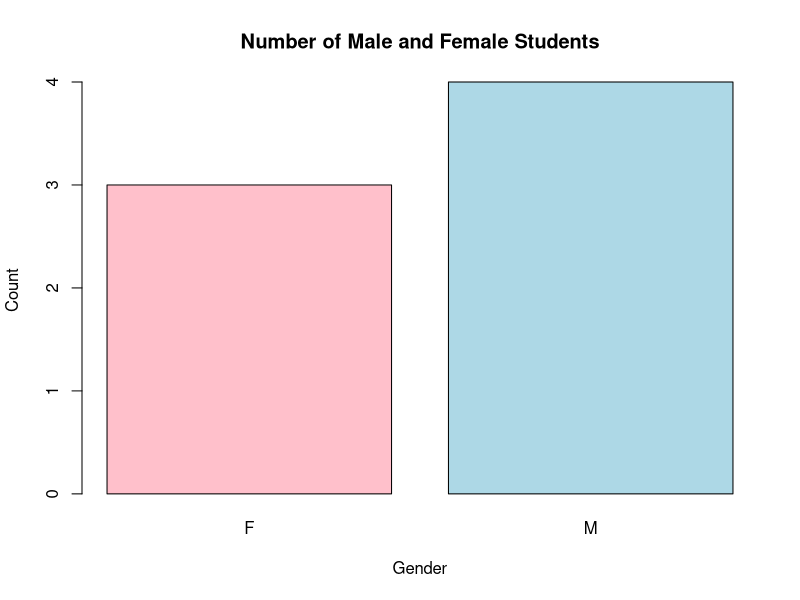
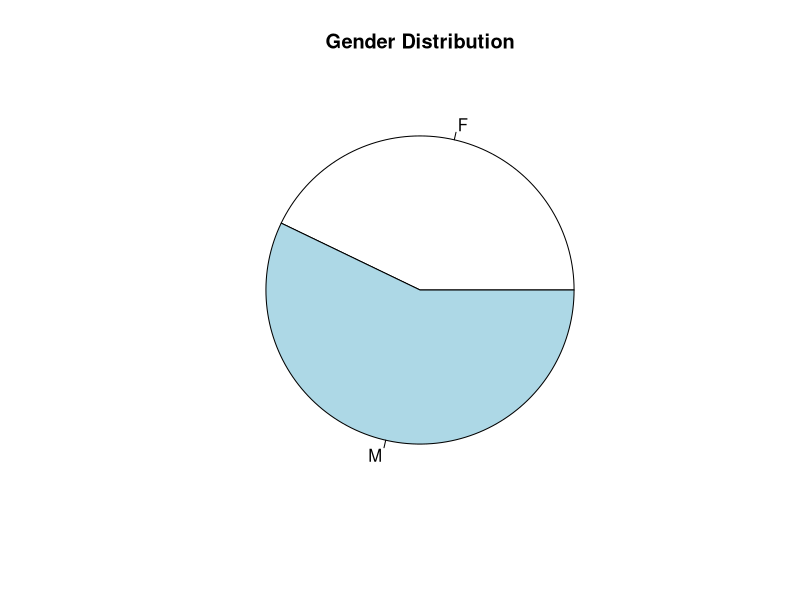

Write R code to recreate these figures, in order.
student <- data.frame(
  Student = c("A","B","C","D","F","G","H"),
  Grade = c(5,5,4,4,5,4,4),
  Age = c(10,11,9,10,10,9,10),
  Sex = c("M","M","F","F","M","M","F"),
  Height = c(137,140,120,140,135,130,140),
  Calories = c(2000,1500,1200,1400,1600,1200,1800),
  Attitude = c(5,4,3,4,4,4,3),
  ClassRank = c(4,2,5,1,8,3,7)
)

print(student)


mean(student$Height)
median(student$Height)
var(student$Height)
sd(student$Height)


gender_count <- table(student$Sex)
gender_count

barplot(
  gender_count,
  col = c("pink","lightblue"),
  main = "Number of Male and Female Students",
  xlab = "Gender",
  ylab = "Count"
)

pie(
  gender_count,
  labels = names(gender_count),
  main = "Gender Distribution"
)


max(student$Calories)
min(student$Calories)
range(student$Calories)

diff(range(student$Calories))

max(student$Age)
min(student$Age)
range(student$Age)

